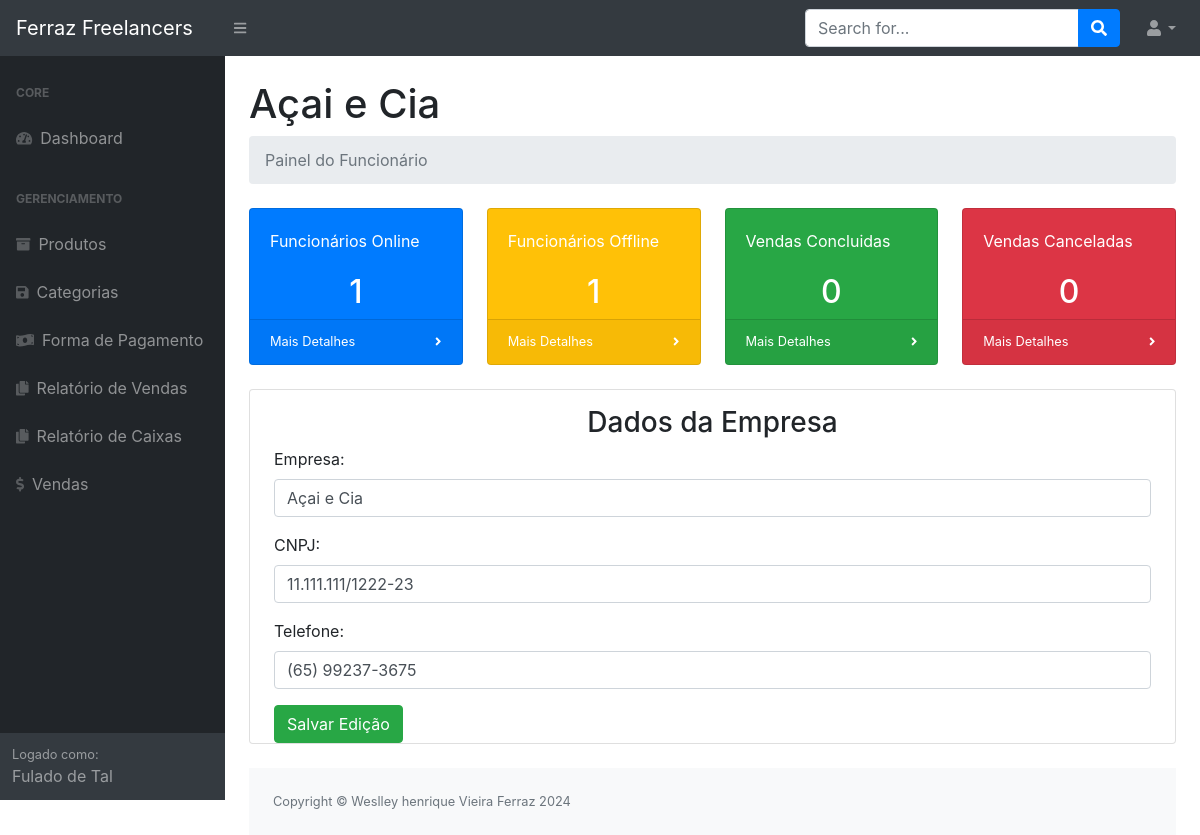
The app's page /configuracoes.php (signed in) with its own data.
### tables this page shows
CREATE TABLE IF NOT EXISTS `funcionarios` (
  `id_funcionario` int(11) NOT NULL AUTO_INCREMENT,
  `id_adm` int(11) NOT NULL,
  `situacao` int(11) NOT NULL,
  `nome` varchar(300) NOT NULL,
  `email` varchar(300) NOT NULL,
  `telefone` varchar(300) DEFAULT NULL,
  `senha` varchar(300) NOT NULL,
  `data_registro` date NOT NULL,
  `presenca` int(11) DEFAULT NULL,
  `entrou` time DEFAULT NULL,
  `saiu` time DEFAULT NULL,
  PRIMARY KEY (`id_funcionario`)
);

CREATE TABLE IF NOT EXISTS `dados_empresa` (
  `id_dado` int(11) NOT NULL AUTO_INCREMENT,
  `id_adm` int(11) NOT NULL,
  `empresa` varchar(300) DEFAULT NULL,
  `cnpj` varchar(300) DEFAULT NULL,
  `telefone` varchar(300) DEFAULT NULL,
  PRIMARY KEY (`id_dado`)
);

### classes/verificacoes.php (called while the page is built, shortened)
<?php
 Class verificacao{
 	public function verifica_nivel($id_adm, $id_mestre, $id_funcionario){
 		if ($id_funcionario != null) {
 			$retorno = "Painel do Funcionário";
 		}
 		return $retorno;
 	}
    public function verifica_id_adm($id_funcionario){
        $c = new conectar();
        $conexao = $c->conexao();
        $busca = "SELECT * FROM funcionarios WHERE id_funcionario = '$id_funcionario'";
        $resultado = mysqli_query($conexao, $busca);
        $funcionario = mysqli_fetch_array($resultado);
        $id_adm = $funcionario["id_adm"];
        $retorno = $id_adm;
        return $retorno;
    }
    public function verifica_nome_empresa($id_adm){
        $c = new conectar();
        $conexao = $c->conexao();
        $busca = "SELECT * FROM dados_empresa WHERE id_adm = '$id_adm'";
        $resultado = mysqli_query($conexao, $busca);
        $empresa = mysqli_fetch_array($resultado);
        $nome_empresa = $empresa["empresa"];
        return $nome_empresa;
    }
 }

### configuracoes.php (the view, shortened to what this page needs)
<?php
    $hoje = date("Y,m,d");
    include_once("menu.php");
    include_once("classes/verificacoes.php");
    if(isset($_SESSION['usuario'])){
        $c = new conectar();
        $conexao = $c->conexao();
        $v = new verificacao();
        $verificacao = $v->verifica_nivel($id_adm, $id_mestre, $id_funcionario);
        if (@$_SESSION['id_funcionario'] != null) {
            $id_adm = $v->verifica_id_adm($id_funcionario);
        }
        $nome_empresa = $v->verifica_nome_empresa($id_adm);
?>
            <div id="layoutSidenav_content">
                <main>
                    <div class="container-fluid">
                        <h1 class="mt-4"><?php echo $nome_empresa; ?></h1>
                        <ol class="breadcrumb mb-4">
                            <li class="breadcrumb-item active"><?php echo $verificacao; ?></li>
                        </ol>
                        <?php if (!isset($_GET["vendas"])) { ?>
                        <div class="row">
                            <div class="col-xl-3 col-md-6">
                                <?php
                                $consulta_funcionarios = "SELECT * FROM funcionarios WHERE id_adm = $id_adm AND presenca = '1'";
                                $resultado_funcionarios = mysqli_query($conexao, $consulta_funcionarios);
                                $linha_funcionarios = mysqli_num_rows($resultado_funcionarios)
                                 ?>
                                <div class="card bg-primary text-white mb-4">
                                    <div class="card-body">Funcionários Online</div>
                                    <center><h2><?php echo $linha_funcionarios; ?></h2></center>
                                    <div class="card-footer d-flex align-items-center justify-content-between">
                                        <a class="small text-white stretched-link" href="#">Mais Detalhes</a>
                                        <div class="small text-white"><i class="fas fa-angle-right"></i></div>
                                    </div>
                                </div>
                            </div>
                            <div class="col-xl-3 col-md-6">
                                <?php
                                $consulta_funcionarios2 = "SELECT * FROM funcionarios WHERE id_adm = $id_adm AND presenca = '2'";
                                $resultado_funcionarios2 = mysqli_query($conexao, $consulta_funcionarios2);
                                $linha_funcionarios2 = mysqli_num_rows($resultado_funcionarios2)
                                 ?>
                                <div class="card bg-warning text-white mb-4">
                                    <div class="card-body">Funcionários Offline</div>
                                    <center><h2><?php echo $linha_funcionarios2; ?></h2></center>
                                    <div class="card-footer d-flex align-items-center justify-content-between">
                                        <a class="small text-white stretched-link" href="#">Mais Detalhes</a>
                                        <div class="small text-white"><i class="fas fa-angle-right"></i></div>
                                    </div>
                                </div>
                            </div>
                            <div class="col-xl-3 col-md-6">
                                <?php
                                if (@$_SESSION['id_adm'] != null) {
                                    $consulta_vr = "SELECT * FROM vendas WHERE id_adm = $id_adm AND data_venda = '$hoje' AND situacao = '1'";
                                }elseif (@$_SESSION['id_funcionario'] != null) {
                                    $consulta_vr = "SELECT * FROM vendas WHERE id_adm = $id_adm AND id_funcionario = '$id_funcionario' AND data_venda = '$hoje' AND situacao = '1'";
                                }
                                $resultado_vr = mysqli_query($conexao, $consulta_vr);
                                $linha_vr = mysqli_num_rows($resultado_vr);
                                 ?>
                                <div class="card bg-success text-white mb-4">
                                    <div class="card-body">Vendas Concluidas</div>
                                    <center><h2><?php echo $linha_vr; ?></h2></center>
                                    <div class="card-footer d-flex align-items-center justify-content-between">
                                        <a class="small text-white stretched-link" href="#">Mais Detalhes</a>
                                        <div class="small text-white"><i class="fas fa-angle-right"></i></div>
                                    </div>
                                </div>
                            </div>
                            <div class="col-xl-3 col-md-6">
                                <?php
                                if (@$_SESSION['id_adm'] != null) {
                                    $consulta_vr2 = "SELECT * FROM vendas WHERE id_adm = $id_adm AND data_venda = '$hoje' AND situacao = '3'";
                                }elseif (@$_SESSION['id_funcionario'] != null) {
                                    $consulta_vr2 = "SELECT * FROM vendas WHERE id_adm = $id_adm AND id_funcionario = '$id_funcionario' AND data_venda = '$hoje' AND situacao = '3'";
                                }
                                $resultado_vr2 = mysqli_query($conexao, $consulta_vr2);
                                $linha_vr2 = mysqli_num_rows($resultado_vr2);
                                 ?>
                                <div class="card bg-danger text-white mb-4">
                                    <div class="card-body">Vendas Canceladas</div>
                                    <center><h2><?php echo $linha_vr2; ?></h2></center>
                                    <div class="card-footer d-flex align-items-center justify-content-between">
                                        <a class="small text-white stretched-link" href="#">Mais Detalhes</a>
                                        <div class="small text-white"><i class="fas fa-angle-right"></i></div>
                                    </div>
                                </div>
                            </div>
                        </div>
                        <?php } ?>
                        <div class="card mb-4">
                            <div class="container">
                                <center class="mt-3"><h3>Dados da Empresa</h3></center>
                                <?php
                                $busca_dado = "SELECT * FROM dados_empresa WHERE id_adm = '$id_adm'";
                                $resultado_dado = mysqli_query($conexao, $busca_dado);
                                $dado = mysqli_fetch_array($resultado_dado);
                                 ?>
                                <form action="funcoes/atualizar_dados.php" method="post">
                                    <label for="empresa">Empresa:</label>
                                    <input id="empresa" class="form-control mb-3" value="<?php echo $dado['empresa'] ?>" type="text" value="" name="empresa">
                                    <label for="produto-1-cnpj">CNPJ:</label>
                                    <input id="produto-1-cnpj" class="form-control mb-3" value="<?php echo $dado['cnpj'] ?>" type="text" value="" name="cnpj">
                                    <label for="telefone">Telefone:</label>
                                    <input id="telefone" class="form-control mb-3" value="<?php echo $dado['telefone'] ?>" type="text" value="" name="telefone" onkeypress="mask(this, mphone);" onblur="mask(this, mphone);">
                                    <input class="btn btn-success" type="submit" value="Salvar Edição" name="">
                                </form>
                            </div>
                        </div>
<?php
    include_once("rodape.php");
}else{
    echo "<script language='javascript'>window.alert('ERRO - não está Logado'); </script>";
    echo "<script language='javascript'>window.location='login.php'; </script>";
}
?>

### records on screen
funcionarios: id_adm.empresa "Açai e Cia"
dados_empresa: empresa "Açai e Cia", cnpj "11.111.111/1222-23", telefone "(65) 99237-3675"

### other values on screen
$nome "Fulado de Tal"
$verificacao "Painel do Funcionário"
$linha_funcionarios "1"
$linha_funcionarios2 "1"
$linha_vr "0"
$linha_vr2 "0"
